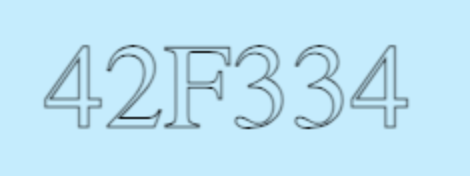
#> input picture images/main.png, 470 x 176 px; its folder holds only this picture in this run
$ python -i image_captcha_service.py   (imports and definitions only)
#> lines starting #> are read from the running program, lines starting #| are printed output that depends on the picture; after the words box and inside, x2 and y2 are one past the last pixel; in counts of white or black regions, pixels touching at a corner belong together
import os
import pytesseract
from natsort import natsorted
from PIL import Image
import cv2
import requests
def image_processing(image:str):
    # ---- read image from Image module ----

#> called with image = '../images/main.png'
    instance = Image.open(image)
#> instance is the input picture: PIL image 470x176 RGBA; mean R, G, B, A 190.6, 228.3, 244.7, 255
    alpha_number = "abcdefghijklmnopqrstuvwxyzABCDEFGHIJKLMNOPQRSTUVWXYZ0123456789"
    # ---- clean noise from background ----
    def remove_noise():
        threshold = 180
        print(threshold)
        img = instance.convert('RGB')
        pixel_access = img.load()

        for j in range(img.size[1]):
            for i in range(img.size[0]):
                if (pixel_access[i, j][0] > threshold) \
                        and (pixel_access[i, j][1] > threshold) \
                        and (pixel_access[i, j][2] > threshold):
                    pixel_access[i, j] = (255, 255, 255)
                else:
                    pixel_access[i, j] = (0, 0, 0)
        separate_number(img)


    # separate the number from each other
    def separate_number(image):
        image_pixel_access = image.load()
        width , height = image.size
#> width = 470; height = 176
        start_x_loc = None
        in_character = False
        image_list = []

        for x in range(width):
            is_column = any(image_pixel_access[x,y] == (0,0,0) for y in range(height))
            if is_column and not in_character:
                in_character = True
                start_x_loc = x
            elif not is_column  and in_character :
                in_character = False
                bbox = (start_x_loc-1,0,x,height)
                crop_image = image.crop(bbox)
                image_list.append(crop_image)
#> this loop made 470 passes
#> is_column on passes 1 to 12: False, False, False, False, False, False, False, False, False, False, False, False
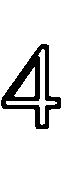
#> crop_image: PIL image 61x176 RGB; 85.6% white; 1 black region, box (x1, y1, x2, y2) and area: (1, 44, 61, 129) 1542
#> after the loop, image_list = 5 items; in_character = False; start_x_loc = 349

        for i,crop in enumerate(image_list) :
            crop.save(f"images/numbers/number_{i+1}.png")
#> this loop made 5 passes
#> pass 1, in separate_number, `crop.save(f"images/numbers/number_{i+1}.png")`:
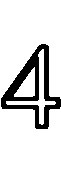
#> saved as number_1.png: PIL image 61x176 RGB; 85.5% white; 1 black region, box (x1, y1, x2, y2) and area: (1, 44, 61, 129) 1561
#> pass 2, in separate_number, `crop.save(f"images/numbers/number_{i+1}.png")`:
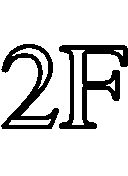
#> saved as number_2.png: PIL image 128x176 RGB; 84.4% white; 2 black regions, box (x1, y1, x2, y2) and area: (59, 45, 128, 129) 1951, (1, 44, 59, 129) 1569
    remove_noise()
#> in remove_noise, `separate_number(img)`:
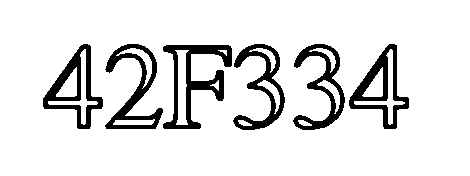
#> img: PIL image 470x176 RGB; 88.5% white; 6 black regions, box (x1, y1, x2, y2) and area: (163, 45, 232, 129) 1951, (105, 44, 163, 129) 1569, (43, 44, 103, 129) 1561, (349, 44, 409, 129) 1542, (233, 44, 285, 130) 1443, (293, 44, 345, 130) 1443

    alpha_list = []
    result = ""
    dire = "/Users/mohammads/Projects/simple_CAPTCHA_solver/images/numbers/"
#> (the run stopped early here; a loop or call above may not have finished)
